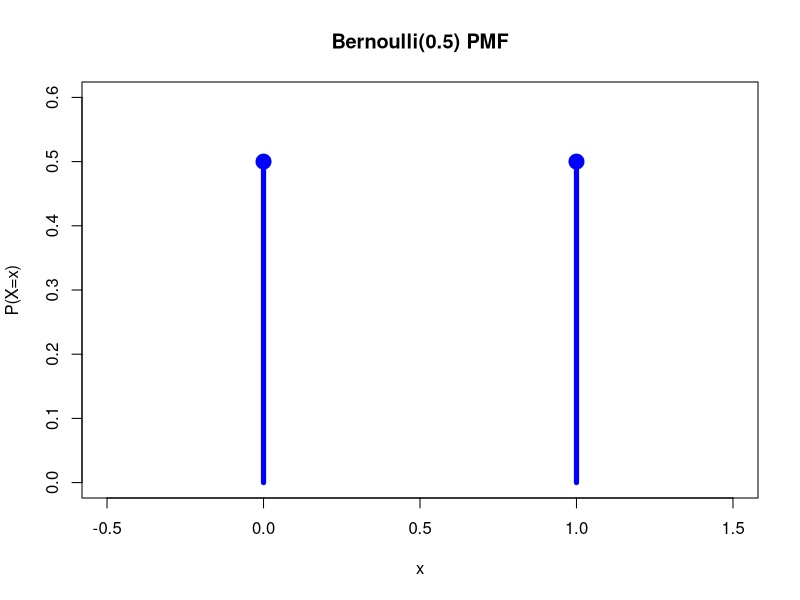
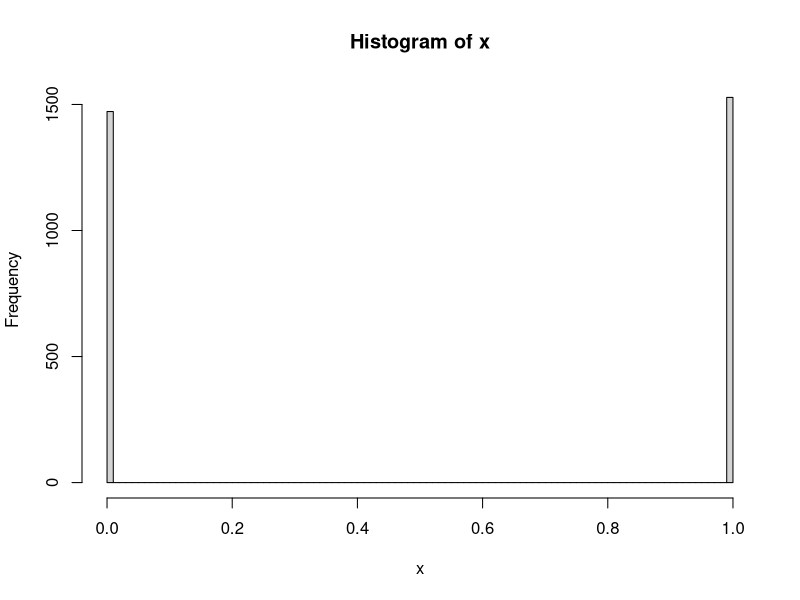
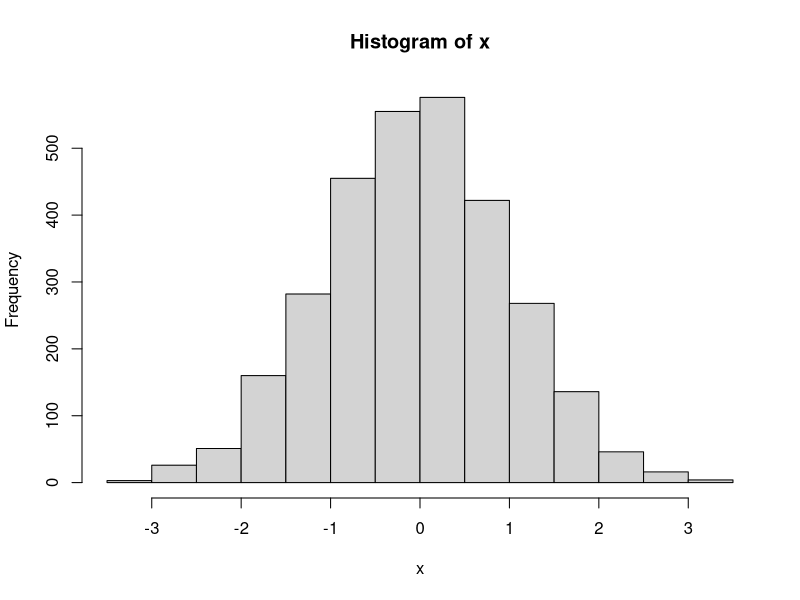
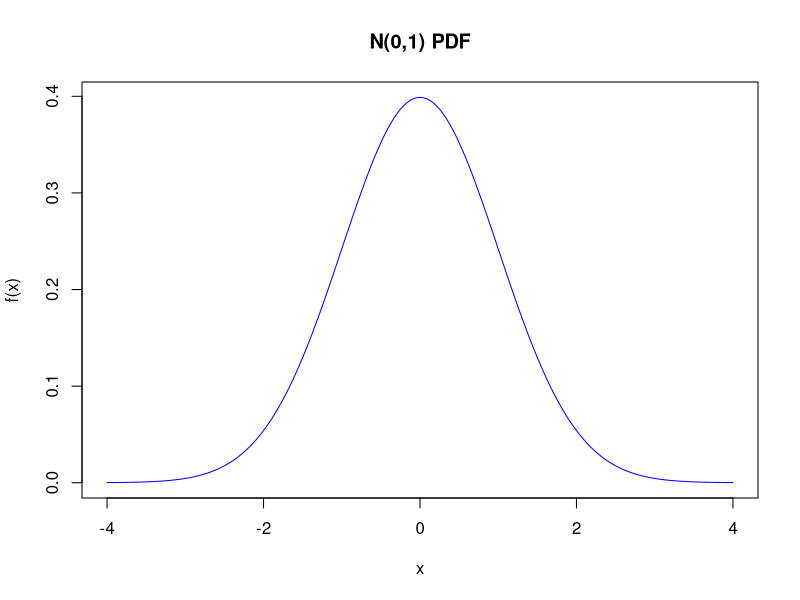

Reproduce these figures in R, in order.
## ---- chunk 1
#| echo: false
#| fig-cap: "Figure: 베르누이분포의 확률질량함수"
#| fig-width: 6
#| fig-height: 5
x <- c(0, 1)
prob <- c(0.5, 0.5)
plot(x, prob, type="h", lwd=5, col="blue",
     ylim=c(0, 0.6), xlim=c(-0.5, 1.5),
     xlab="x", ylab="P(X=x)",
     main="Bernoulli(0.5) PMF")
points(x, prob, pch=19, cex=2, col="blue")
## ---- chunk 2
#| echo: true
#| fig-cap: "Figure: 베르누이분포의 히스토그램"
#| fig-width: 6
#| fig-height: 5
x <- rbinom(3000,1,0.5)
hist(x,breaks=100)
## ---- chunk 3
#| echo: true
#| fig-cap: "Figure: 정규분포의 히스토그램"
#| fig-width: 6
#| fig-height: 5
x <- rnorm(3000,mean=0, sd=1)
hist(x)
## ---- chunk 4
#| echo: false
#| fig-cap: "Figure: 표준정규분포의 확률밀도함수"
#| fig-width: 6
#| fig-height: 5
x <- seq(-4, 4, length=200)
y <- dnorm(x, mean=0, sd=1)
plot(x, y, type="l", lwd=1, col="blue",
     xlab="x", ylab="f(x)",
     main="N(0,1) PDF")
